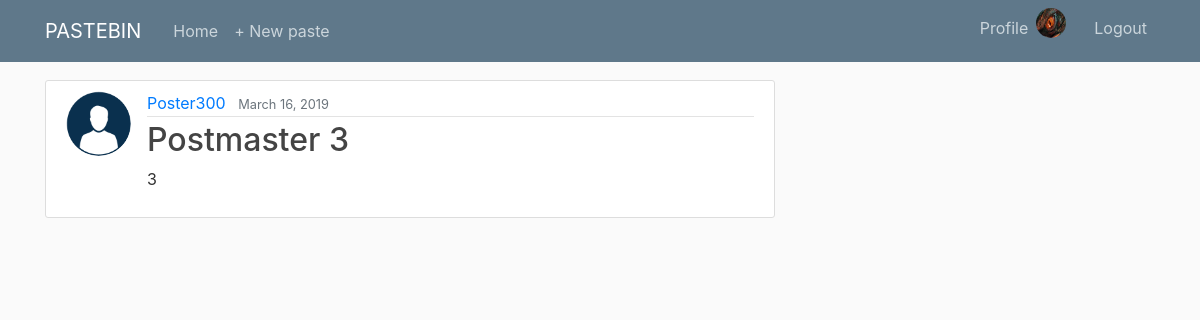
The app's page /post/17/ (signed in) with its own data.
### users/models.py (models this page shows, shortened)
class Profile(models.Model):
    user = models.OneToOneField(User, on_delete = models.CASCADE)
    image = models.ImageField(default = 'default.png', upload_to = 'profile_pics')

### blog/models.py (models this page shows, shortened)
class Post(models.Model):
    title = models.CharField(max_length = 100)  # char field max
    content = models.TextField()  # text field for unrestricted lines of text
    date_posted = models.DateTimeField(default = timezone.now)  # uses default dating for posts
    author = models.ForeignKey(User, on_delete = models.CASCADE)  # if user is deleted posts are as well

### blog/views.py (the view)
# urls.py: path('post/<int:pk>/', PostDetailView.as_view(), name = 'post-detail'),  # path to unique post based on pk int
class PostDetailView(DetailView):
    model = Post

### blog/templates/blog/post_detail.html (shortened to what this page needs)
{% extends "blog/base.html" %}
{% block content %}
    <article class="media content-section">
        <img class = "rounded-circle article-img" src = "{{ object.author.profile.image.url }}">
        <div class="media-body">
            <div class="article-metadata">
                <a class="mr-2" href="{% url 'user-posts' object.author.username %}">{{ object.author }}</a>
                <small class="text-muted">{{ object.date_posted|date:"F d, Y"}}</small>
            </div>
            <h2 class="article-title">{{ object.title }}</h2>
            <p class="article-content">{{ object.content }}</p>
        </div>
    </article>
{% endblock content %}

### blog/templates/blog/base.html (shortened to what this page needs)
{% load static %}
<!DOCTYPE html>
<html>
<head>
    <link rel="stylesheet" href="https://maxcdn.bootstrapcdn.com/bootstrap/4.0.0/css/bootstrap.min.css">
    <link rel="stylesheet" type="text/css" href="{% static 'blog/main.css' %}">
</head>
<body>
    <header class="site-header">
        <nav class="navbar navbar-expand-md navbar-dark bg-steel fixed-top">
            <div class="container">
                    <a class="navbar-brand mr-4" href="{% url 'blog-home' %}">PASTEBIN</a>
                <div class="collapse navbar-collapse" id="navbarToggle">
                    <div class="navbar-nav mr-auto">
                        <a class="nav-item nav-link" href="{% url 'blog-home' %}">Home</a>
												{% if user.is_authenticated %}
                        <a class="nav-item nav-link" href="{% url 'post-create' %}">+ New paste</a>
                        {% endif %}
                    </div>
                    <div class="navbar-nav">
                        {% if user.is_authenticated %}
                       	    <a class="nav-item nav-link" href="{% url 'profile' %}">Profile</a>
						         				<img style="height:30px; width:30px;" class="rounded-circle account-img" src="{{ user.profile.image.url }}">
                            <a class="nav-item nav-link" href="{% url 'logout' %}">Logout</a>
                        {% else %}
                            <a class="nav-item nav-link" href="{% url 'login' %}">Login</a>
                            <a class="nav-item nav-link" href="{% url 'register' %}">Register</a>
                        {% endif %}
                    </div>
                </div>
            </div>
        </nav>
    </header>
    <main role="main" class="container">
        <div class="row">
            <div class="col-md-8">
                {% block content %}{% endblock %}
            </div>
        </div>
    </main>
</body>
</html>

### blog/static/blog/main.css (style rules this page uses)
body { background: #fafafa; color: #333333; margin-top: 5rem; }
h1, h2, h3, h4, h5, h6 { color: #444444; }
.bg-steel { background-color: #5f788a; }
.site-header .navbar-nav .nav-link { color: #cbd5db; }
.content-section { background: #ffffff; padding: 10px 20px; border: 1px solid #dddddd; border-radius: 3px; margin-bottom: 20px; }
.article-title { color: #444444; }
.article-content { white-space: pre-line; }
.article-img { height: 65px; width: 65px; margin-right: 16px; }
.article-metadata { padding-bottom: 1px; margin-bottom: 4px; border-bottom: 1px solid #e3e3e3 }
.account-img { height: 125px; width: 125px; margin-right: 20px; margin-bottom: 16px; }

### records on screen
Post: author.profile.image (placeholder picture), author "Poster300", date_posted "March 16, 2019", title "Postmaster 3", content "3"
